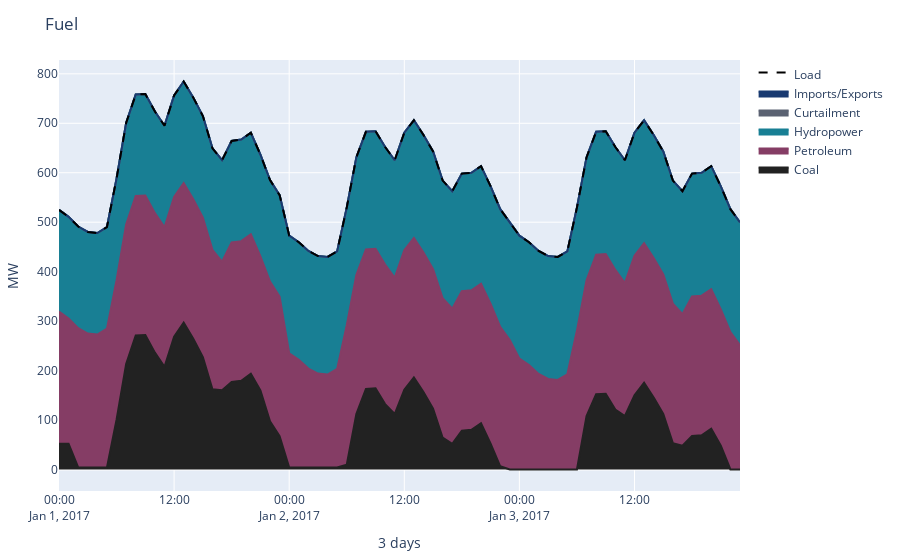

The code cell stored with this chart in its notebook:
### Markdown cell above
### Plot simulation results using [PowerGraphics.jl](https://github.com/nrel-sienna/PowerGrahpics.jl)

### Code cell
plot_fuel(uc_results, generator_mapping_file = "fuel_mapping.yaml");
